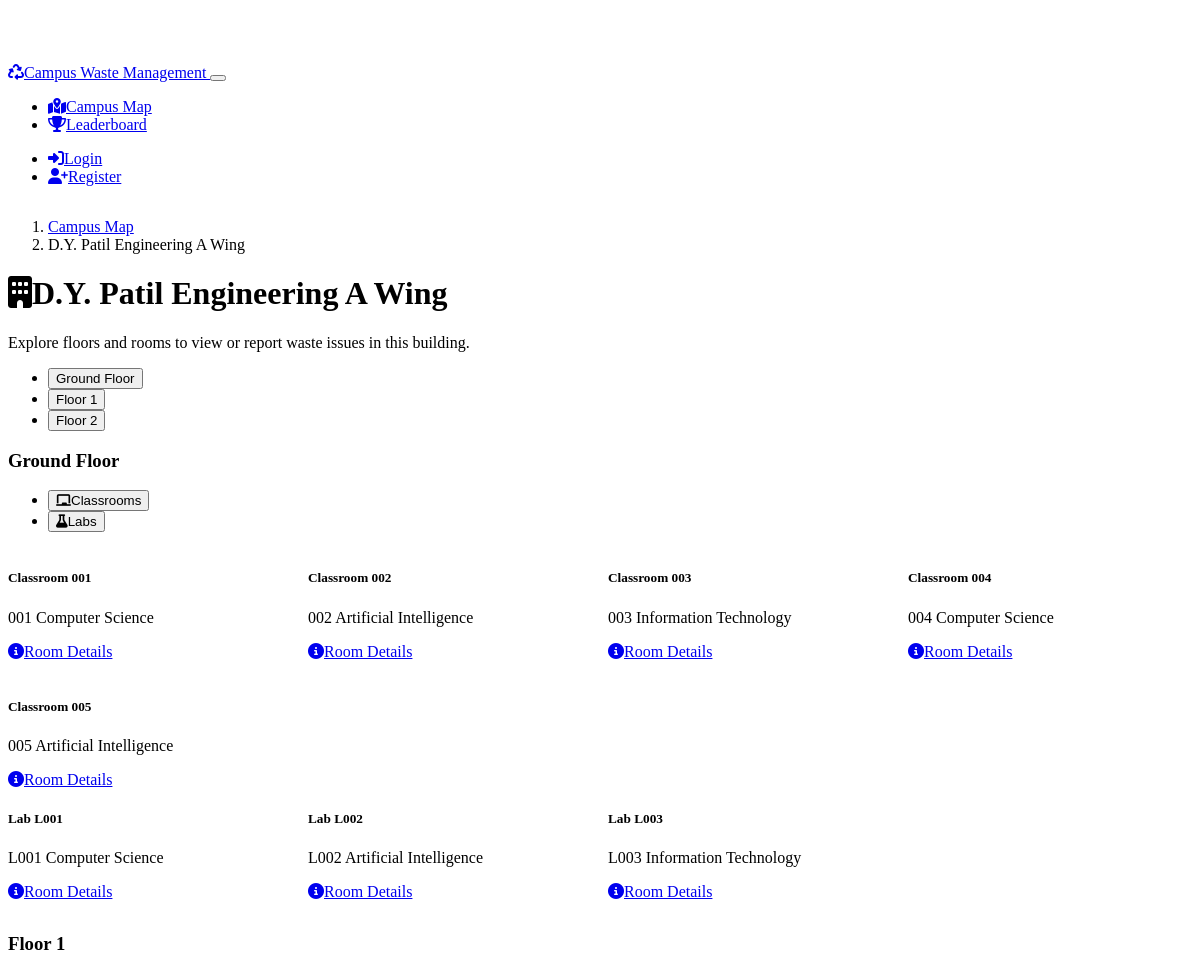
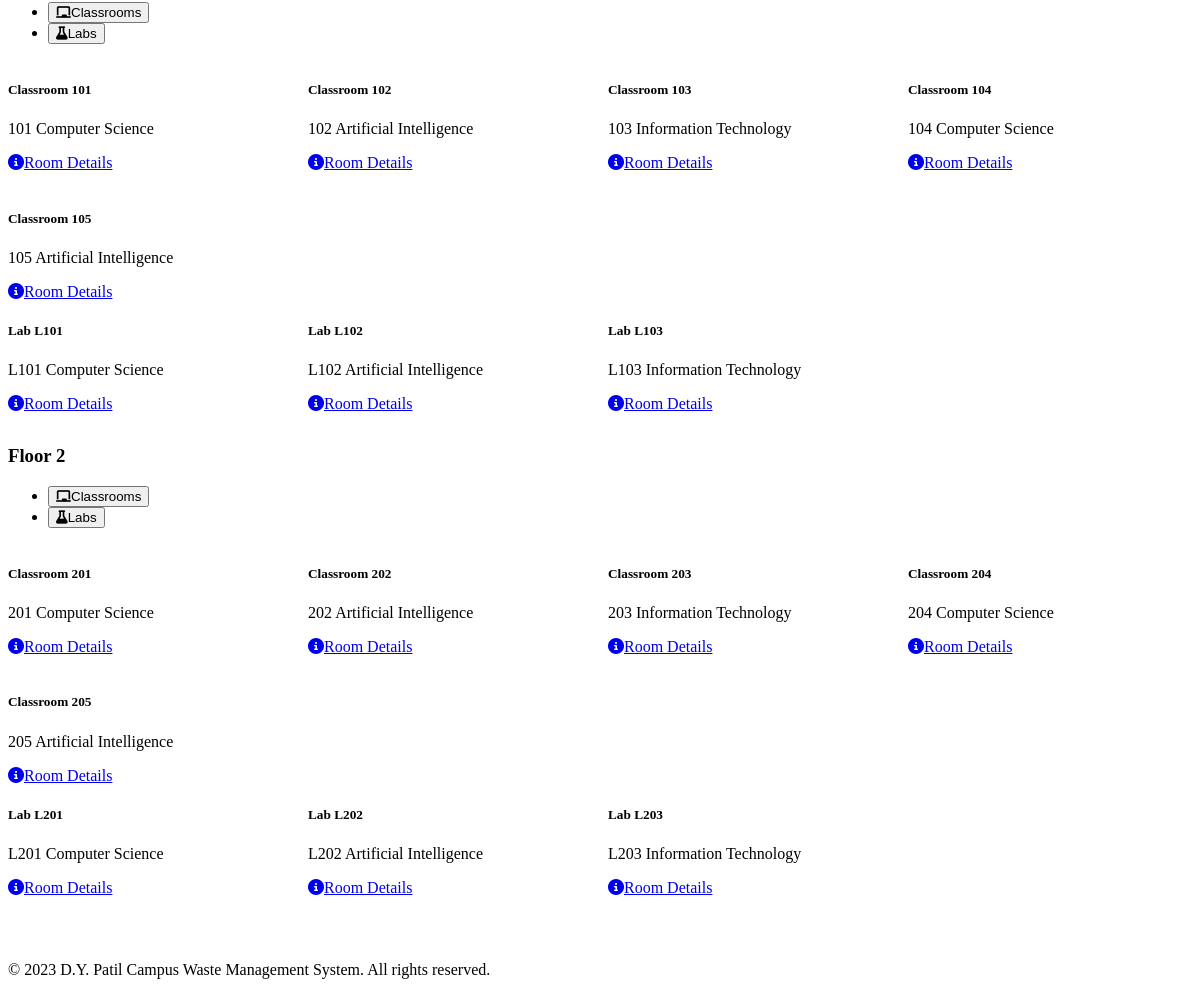
Screenshot of /building/1 with the database file from the repository (2 pictures, top to bottom).
### models.py (models this page shows, shortened)
class Building(db.Model):
    id = db.Column(db.Integer, primary_key=True)
    name = db.Column(db.String(100), nullable=False)
    floors = db.relationship('Floor', backref='building', lazy='dynamic')

class Floor(db.Model):
    id = db.Column(db.Integer, primary_key=True)
    name = db.Column(db.String(100), nullable=False)
    level = db.Column(db.Integer, nullable=False)  # 0 for ground floor, 1 for first floor, etc.
    building_id = db.Column(db.Integer, db.ForeignKey('building.id'), nullable=False)
    rooms = db.relationship('Room', backref='floor', lazy='dynamic')

class Room(db.Model):
    id = db.Column(db.Integer, primary_key=True)
    room_number = db.Column(db.String(20), nullable=False)
    name = db.Column(db.String(100), nullable=False)
    room_type = db.Column(db.String(20), nullable=False)  # classroom, lab
    floor_id = db.Column(db.Integer, db.ForeignKey('floor.id'), nullable=False)
    department_id = db.Column(db.Integer, db.ForeignKey('department.id'), nullable=False)
    reports = db.relationship('WasteReport', backref='room', lazy='dynamic')

class Department(db.Model):
    id = db.Column(db.Integer, primary_key=True)
    name = db.Column(db.String(100), nullable=False)
    rooms = db.relationship('Room', backref='department', lazy='dynamic')

### app.py (the view)
@app.route('/building/<int:building_id>')
def building(building_id):
    building = Building.query.get_or_404(building_id)
    floors = Floor.query.filter_by(building_id=building_id).order_by(Floor.level).all()
    return render_template('building.html', building=building, floors=floors)

### templates/building.html (shortened to what this page needs)
{% extends 'base.html' %}
{% block content %}
<div class="row mb-4">
    <div class="col-12">
        <nav aria-label="breadcrumb">
            <ol class="breadcrumb">
                <li class="breadcrumb-item"><a href="{{ url_for('index') }}">Campus Map</a></li>
                <li class="breadcrumb-item active" aria-current="page">{{ building.name }}</li>
            </ol>
        </nav>
        <div class="card">
            <div class="card-body">
                <h1 class="card-title">
                    <i class="fas fa-building me-2"></i>{{ building.name }}
                </h1>
                <div class="mb-4">
                    <p class="lead">
                        Explore floors and rooms to view or report waste issues in this building.
                    </p>
                </div>
                <ul class="nav nav-tabs mb-4" id="floorTabs" role="tablist">
                    {% for floor in floors %}
                    <li class="nav-item" role="presentation">
                        <button class="nav-link {% if loop.first %}active{% endif %}"
                                id="floor-{{ floor.id }}-tab"
                                data-bs-toggle="tab"
                                data-bs-target="#floor-{{ floor.id }}"
                                type="button"
                                role="tab"
                                aria-controls="floor-{{ floor.id }}"
                                aria-selected="{% if loop.first %}true{% else %}false{% endif %}">
                            {{ floor.name }}
                        </button>
                    </li>
                    {% endfor %}
                </ul>
                <div class="tab-content" id="floorTabsContent">
                    {% for floor in floors %}
                    <div class="tab-pane fade {% if loop.first %}show active{% endif %}"
                         id="floor-{{ floor.id }}"
                         role="tabpanel"
                         aria-labelledby="floor-{{ floor.id }}-tab">
                        <div class="floor-section">
                            <h3 class="mb-3">{{ floor.name }}</h3>
                            <ul class="nav nav-pills mb-3" id="roomTypeTabs{{ floor.id }}" role="tablist">
                                <li class="nav-item" role="presentation">
                                    <button class="nav-link active"
                                            id="classrooms-{{ floor.id }}-tab"
                                            data-bs-toggle="pill"
                                            data-bs-target="#classrooms-{{ floor.id }}"
                                            type="button"
                                            role="tab"
                                            aria-controls="classrooms-{{ floor.id }}"
                                            aria-selected="true">
                                        <i class="fas fa-chalkboard me-1"></i>Classrooms
                                    </button>
                                </li>
                                <li class="nav-item" role="presentation">
                                    <button class="nav-link"
                                            id="labs-{{ floor.id }}-tab"
                                            data-bs-toggle="pill"
                                            data-bs-target="#labs-{{ floor.id }}"
                                            type="button"
                                            role="tab"
                                            aria-controls="labs-{{ floor.id }}"
                                            aria-selected="false">
                                        <i class="fas fa-flask me-1"></i>Labs
                                    </button>
                                </li>
                            </ul>
                            <div class="tab-content" id="roomTypeTabsContent{{ floor.id }}">
                                <div class="tab-pane fade show active"
                                     id="classrooms-{{ floor.id }}"
                                     role="tabpanel"
                                     aria-labelledby="classrooms-{{ floor.id }}-tab">
                                    <div class="room-grid">
                                        {% set classrooms = floor.rooms.filter_by(room_type='classroom').all() %}
                                        {% if classrooms %}
                                            {% for room in classrooms %}
                                            <div class="card room-card">
                                                <div class="card-body">
                                                    <h5 class="card-title">{{ room.name }}</h5>
                                                    <p class="card-text">
                                                        <span class="badge bg-primary">{{ room.room_number }}</span>
                                                        <span class="badge bg-info">{{ room.department.name }}</span>
                                                    </p>
                                                    <div class="d-grid gap-2">
                                                        <a href="{{ url_for('room', room_id=room.id) }}" class="btn btn-outline-primary">
                                                            <i class="fas fa-info-circle me-1"></i>Room Details
                                                        </a>
                                                    </div>
                                                </div>
                                            </div>
                                            {% endfor %}
                                        {% else %}
                                            <div class="alert alert-info w-100" role="alert">
                                                <i class="fas fa-info-circle me-2"></i>No classrooms found on this floor.
                                            </div>
                                        {% endif %}
                                    </div>
                                </div>
                                <div class="tab-pane fade"
                                     id="labs-{{ floor.id }}"
                                     role="tabpanel"
                                     aria-labelledby="labs-{{ floor.id }}-tab">
                                    <div class="room-grid">
                                        {% set labs = floor.rooms.filter_by(room_type='lab').all() %}
                                        {% if labs %}
                                            {% for room in labs %}
                                            <div class="card room-card">
                                                <div class="card-body">
                                                    <h5 class="card-title">{{ room.name }}</h5>
                                                    <p class="card-text">
                                                        <span class="badge bg-primary">{{ room.room_number }}</span>
                                                        <span class="badge bg-info">{{ room.department.name }}</span>
                                                    </p>
                                                    <div class="d-grid gap-2">
                                                        <a href="{{ url_for('room', room_id=room.id) }}" class="btn btn-outline-primary">
                                                            <i class="fas fa-info-circle me-1"></i>Room Details
                                                        </a>
                                                    </div>
                                                </div>
                                            </div>
                                            {% endfor %}
                                        {% else %}
                                            <div class="alert alert-info w-100" role="alert">
                                                <i class="fas fa-info-circle me-2"></i>No labs found on this floor.
                                            </div>
                                        {% endif %}
                                    </div>
                                </div>
                            </div>
                        </div>
                    </div>
                    {% endfor %}
                </div>
            </div>
        </div>
    </div>
</div>
{% endblock %}

### static/css/style.css (style rules this page uses)
body { padding-top: 56px; min-height: 100vh; display: flex; flex-direction: column; }
.building-card, .room-card { transition: transform 0.2s, box-shadow 0.2s; }
.floor-section { margin-bottom: 2rem; }
.room-grid { display: grid; grid-template-columns: repeat(auto-fill, minmax(250px, 1fr)); gap: 1rem; }

### rows the page displays
Building: name "D.Y. Patil Engineering A Wing"
Floor: name "Ground Floor"
Floor: name "Floor 1"
Floor: name "Floor 2"
Room: name "Classroom 001", room_number "001", department.name "Computer Science"
Room: name "Classroom 002", room_number "002", department.name "Artificial Intelligence"
Room: name "Classroom 003", room_number "003", department.name "Information Technology"
Room: name "Classroom 004", room_number "004", department.name "Computer Science"
Room: name "Classroom 005", room_number "005", department.name "Artificial Intelligence"
Room: name "Lab L001", room_number "L001", department.name "Computer Science"
Room: name "Lab L002", room_number "L002", department.name "Artificial Intelligence"
Room: name "Lab L003", room_number "L003", department.name "Information Technology"
Room: name "Classroom 101", room_number "101", department.name "Computer Science"
Room: name "Classroom 102", room_number "102", department.name "Artificial Intelligence"
Room: name "Classroom 103", room_number "103", department.name "Information Technology"
Room: name "Classroom 104", room_number "104", department.name "Computer Science"
Room: name "Classroom 105", room_number "105", department.name "Artificial Intelligence"
Room: name "Lab L101", room_number "L101", department.name "Computer Science"
Room: name "Lab L102", room_number "L102", department.name "Artificial Intelligence"
Room: name "Lab L103", room_number "L103", department.name "Information Technology"
Room: name "Classroom 201", room_number "201", department.name "Computer Science"
Room: name "Classroom 202", room_number "202", department.name "Artificial Intelligence"
Room: name "Classroom 203", room_number "203", department.name "Information Technology"
Room: name "Classroom 204", room_number "204", department.name "Computer Science"
Room: name "Classroom 205", room_number "205", department.name "Artificial Intelligence"
Room: name "Lab L201", room_number "L201", department.name "Computer Science"
Room: name "Lab L202", room_number "L202", department.name "Artificial Intelligence"
Room: name "Lab L203", room_number "L203", department.name "Information Technology"
